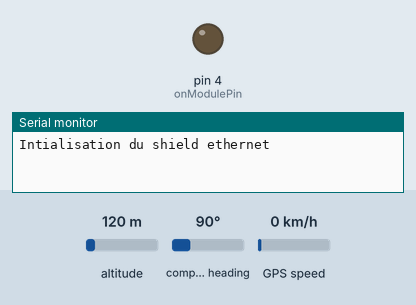
Simulated run of this sketch. Board: Arduino Uno, built for the host (arithmetic inside an expression is 32-bit, double 64-bit). Shown: output pins drawn as LEDs (lit = HIGH), the last lines printed to the serial monitor. The test bench sets the inputs (shaded band); at power-on: altitude 120 m, compass heading 90°, GPS speed 0 km/h. WiFi joins after 1.5 s; servers stay silent unless stated; the GPS gets a fix after 3 s at 37.7749, -122.4194 with 8 satellites.

Above: at 0.1 s.
At 2.51 s:
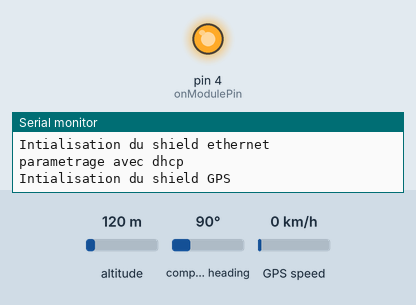
Timing chart, 0 to 4.1 s (numbered marks = the images above):
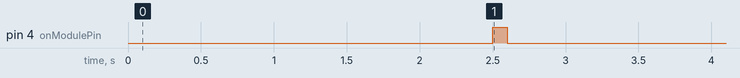

The sketch:

code_bus_ethernet_version1.ino
```cpp
#include <SPI.h>
#include <Ethernet.h>
#include <TinyGPS++.h>
#include <SoftwareSerial.h>


// **********************parametres du shield ethernet
IPAddress ip(192,168,1,200);
EthernetClient client;
byte mac[] = { 0xDE, 0xAD, 0xBE, 0xEF, 0xFE, 0xED };
char server [] = "bustracking-kamsapp.rhcloud.com";

// **********************parametres du shield gps
TinyGPSPlus gps;
SoftwareSerial SoftSerial(2, 3);
int onModulePin=4;

//***********************configuration du bus
int8_t answer;
char aux_string[30];

/******************* configuration globale *********************/

unsigned short dt = 5*1000; // =periode recuperation des coordonnées GPS
double distance_seuille = 100; //distance minimale en m entre deux 2 arrets ***
double pas_seuil = 10; /*pas minimum : si on mesure une distance plus petite pendant dt, on considère que le vehicule est en arret ie donc erreur due à la precision gps*/

byte gps_state=0;

/******************* variables utiles *********************/

unsigned short timer=millis();

//derniere position
double last_lat=0;
double last_lng=0;
double last_alt=0;

//position courante
double cur_lat=0;
double cur_lng=0;
double cur_alt=0;

double  distance=0;
unsigned short depart = 1; /*precise le depart du bus. deux valeurs possibles 1(depart) , 0 (sinon). Le depart est preciser en appuyant sur un bouton poussoir etc..*/

/*********************** configurations propores au bus *********************/

String matricule_bus = "10111dk"; //***
String ligne = "10"; //***
char sens [] = "arret16";


void setup(){

  //initialiser la voie série
  Serial.begin(9600);

  //initialiser le shield ethernet
  initEthernet();
  wait(1000);

  //initialiser le shield gps
  initGPS();
  wait(1000);


  //testes
  //sendEthernetData("bus 10111dk ligne 10 14.681384 -17.466691 16.4000 2.037200 2 11502200 260416 783893435");

}

void loop(){
   if(SoftSerial.available() > 0)
      if(gps.encode(SoftSerial.read())){
        gps_state=1;
        //Serial.println("reception donnees satellite...");
      }

  if(((unsigned long)(millis() - timer >= dt) || depart==1)&&(gps_state==1)){
      tracking();
      timer = millis();
    }
}

void initEthernet(){
  Serial.println("Intialisation du shield ethernet");
  //initialiser avec DHCP ou avec un ip fixe sinon
  if(!Ethernet.begin(mac)){
    Ethernet.begin(mac, ip);
    Serial.print("parametrage avec ip fixe: ");
    Serial.println(ip);
  }else{
    Serial.println("parametrage avec dhcp");
  }
}

void initGPS(){
  Serial.println("Intialisation du shield GPS");
  SoftSerial.begin(9600);  // the SoftSerial baud rate
  pinMode(onModulePin, OUTPUT);
  digitalWrite(onModulePin,HIGH);
  wait(100);
  digitalWrite(onModulePin,LOW);
  sendEthernetData("Synchronisation du bus");
}


void sendEthernetData(String donnees){

  //formatter les donnees
  donnees +=" 783893435";
  donnees.replace(" ", "%20");

  //se connecter
  client.connect(server, 80);
  Serial.println("Connexion...");

  //envoyer les donnees
  Serial.println("envoi des donnees:\n<<");
  Serial.println(donnees);
  Serial.println(">>");

  client.print("GET /remote_request.php?donnees=");
  client.print(donnees);
  client.print("&num=783893435");
  client.println(" HTTP/1.1");
  client.print("Host: ");
  client.println(server);
  client.println("Connection: keep-alive");
  client.println();

   //se deconnecter
  Serial.println("Deconnexion...");
  client.stop();
}

/* envoie des corrdonnees gps */
void sendGpsEthernetData(){

  //se connecter
  client.connect(server, 80);
  Serial.println("Connexion...");

  //envoyer les donnees
  Serial.println("envoi des donnees:\n<<");
 /* Serial.println(donnees);*/


  client.print("GET /remote_request.php?donnees=");

  client.print("bus"); //matricule
  client.print("%20");
  client.print(matricule_bus); //matricule
  client.print("%20");
  client.print("ligne");
  client.print("%20");
  client.print(ligne); //ligne
  client.print("%20");
  client.print(last_lat, 6); //Recuperation et ecriture de la latitude actuelle sur le SMS
  client.print("%20");
  client.print(last_lng, 6); //Recuperation et ecriture de la longitude actuelle sur le SMS
  client.print("%20");
  client.print(last_alt, 4);
  client.print("%20");
  client.print(gps.speed.kmph(), 6); //Recuperation et ecriture de la vitesse actuelle sur le SMS
  client.print("%20");
  client.print("2");
  client.print("%20");
  client.print(gps.time.value()); //Recuperation et ecriture de l'heure actuelle sur le SMS
  client.print("%20");
  client.print(gps.date.value()); //Recuperation et ecriture de la date actuelle sur le SMS
  client.print("%20");
  client.print("783893435");

  Serial.println(">>");

  client.print("&num=783893435");
  client.println(" HTTP/1.1");
  client.print("Host: ");
  client.println(server);
  client.println("Connection: keep-alive");
  client.println();


   //se deconnecter
  Serial.println("Deconnexion...");
  client.stop();
}

static void wait(unsigned long ms){
  unsigned long start = millis();
  while (millis() - start < ms);
}

/**
 * echantillonnage
 */
void tracking(){
//Serial.println(cur_lat);

  if(gps.location.isUpdated()){

      cur_lat = gps.location.lat();
      cur_lng = gps.location.lng();
      cur_alt = gps.altitude.meters();

      unsigned int delta_distance = TinyGPSPlus::distanceBetween(last_lat, last_lng, cur_lat, cur_lng);
      //Serial.println(delta_distance);
      if(delta_distance>=pas_seuil){
        distance += delta_distance;
        Serial.print("distance:");
        Serial.print(distance);
        Serial.println("m");
      }

      last_lat = cur_lat;
      last_lng = cur_lng;
      last_alt = cur_alt;


      if(distance >= distance_seuille && depart == 0){
        sendGpsEthernetData();
        distance = 0;
      }

      if(depart == 1){ //on envoie si c'est le départ
        Serial.println("premiere envoie des cordonneers gps");
        sendGpsEthernetData();
        depart = 0;
      }

   }
}
```
